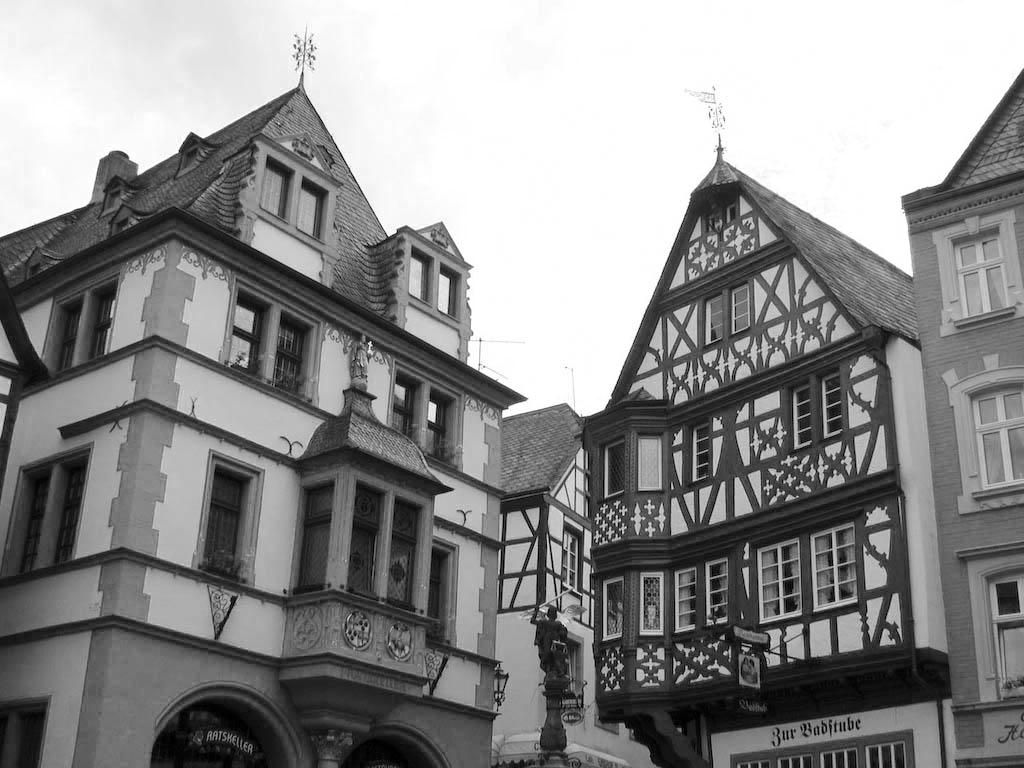
#> input picture 23oct/img (5).jpg, 1024 x 768 px
$ python edge.py
#> lines starting #> are read from the running program, lines starting #| are printed output that depends on the picture; after the words box and inside, x2 and y2 are one past the last pixel; in counts of white or black regions, pixels touching at a corner belong together
import cv2
import numpy as np

from scipy import ndimage
from math import sqrt

def magnitude(img1,img2,t):
    newimage=img1[:]
    for i in range(img1.shape[0]):
        for j in range(img1.shape[1]):
            newimage[i][j]=sqrt((img1[i][j]**2+img2[i][j]**2))
            if newimage[i][j]<t:
                newimage[i][j]=0
            else:
                newimage[i][j]=255

    return newimage


image =cv2.imread("img (5).jpg",0)
#> image is the input picture: shape (768, 1024); min 0, max 255, mean 141.3
# print(image)
avg=np.array([[1,1,1],
     [1, 1, 1],
     [1, 1, 1]])
# avg=np.array(avg)

img1=ndimage.convolve(image,avg , mode="constant", cval=0)
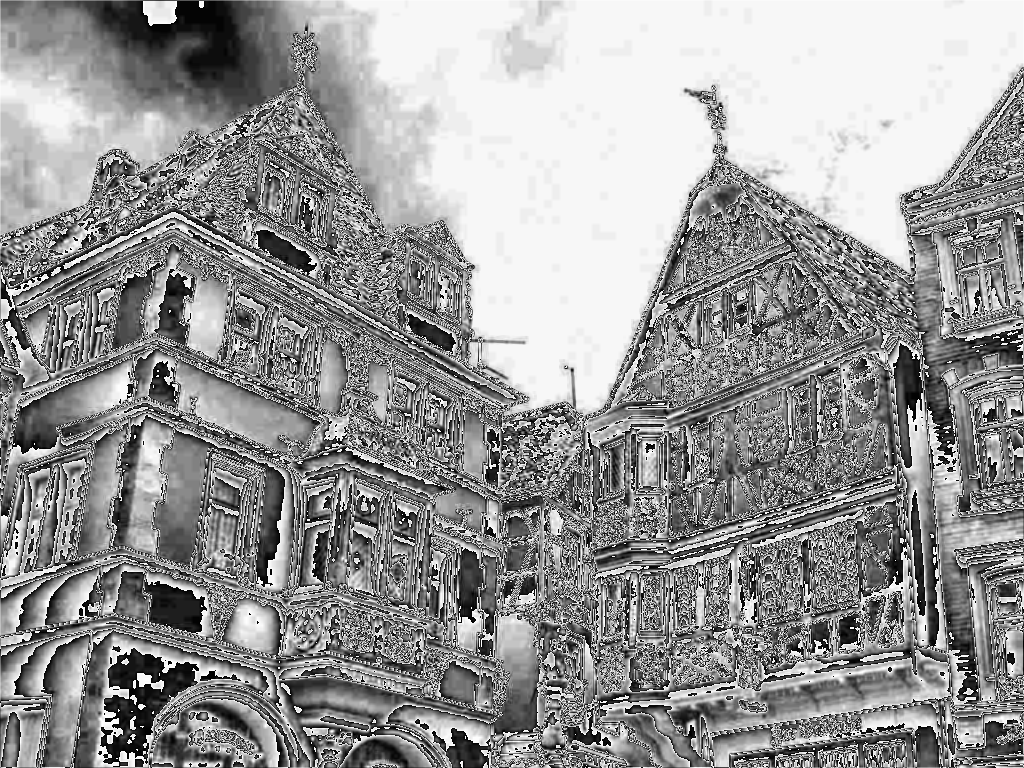
#> img1: shape (768, 1024); min 0, max 255, mean 150.7
img1=img1/9
cv2.imshow("avg",img1)
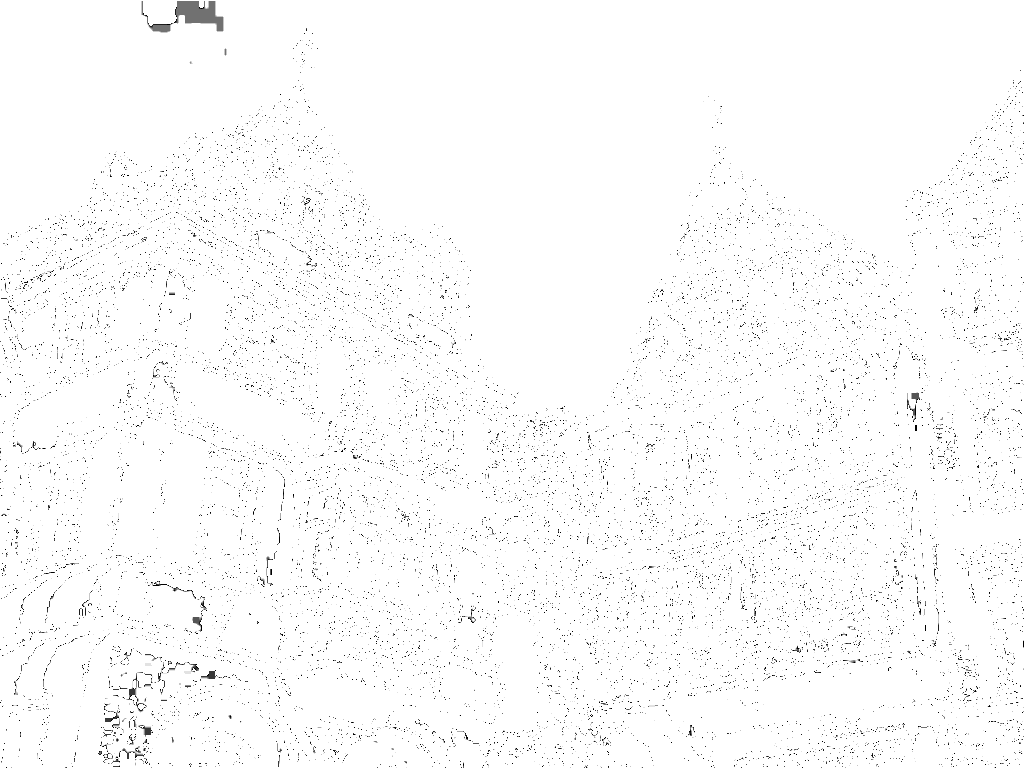
#> window 'avg': shape (768, 1024); min 0, max 255, mean 251.2
vertical_kernel=np.array([[-1,0,1],
                            [-2,0,2],
                            [-1,0,1]])
horizontal_kernel=np.array([[-1,-2,-1],
                         [0,0,0],
                         [1,2,1]])


img1=ndimage.convolve(img1, vertical_kernel, mode="constant", cval=0)
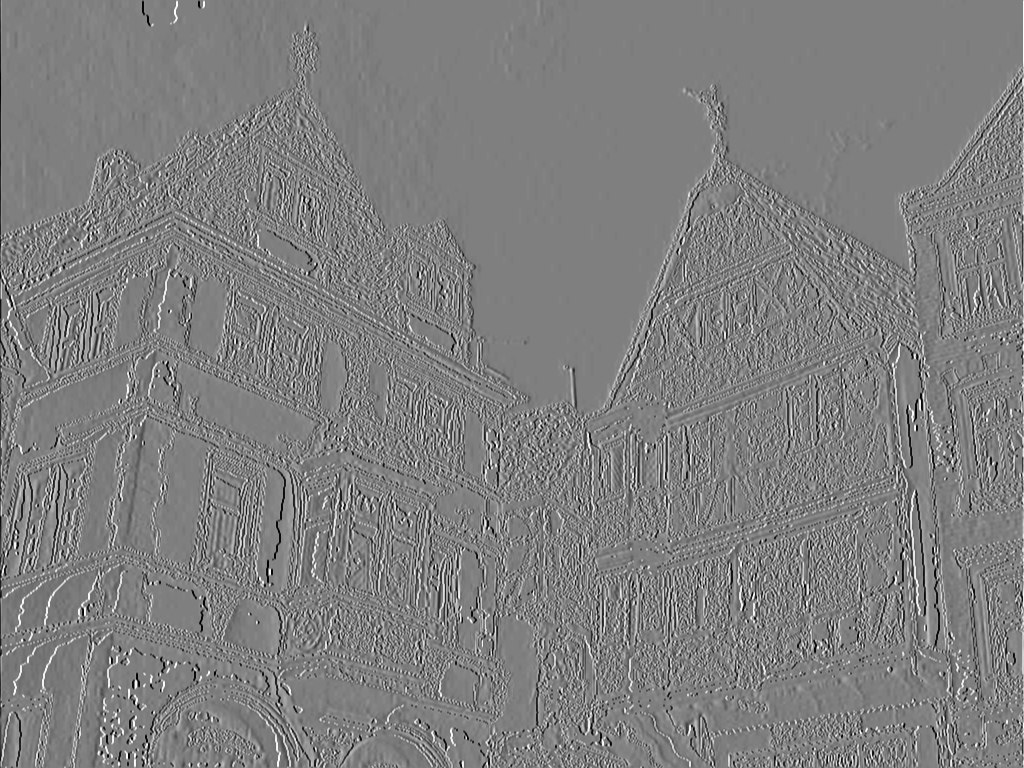
#> img1: shape (768, 1024) float64; min -112.4, max 112.6, mean 0; drawn with min black and max white
img2=ndimage.convolve(img1, horizontal_kernel, mode="constant", cval=0)
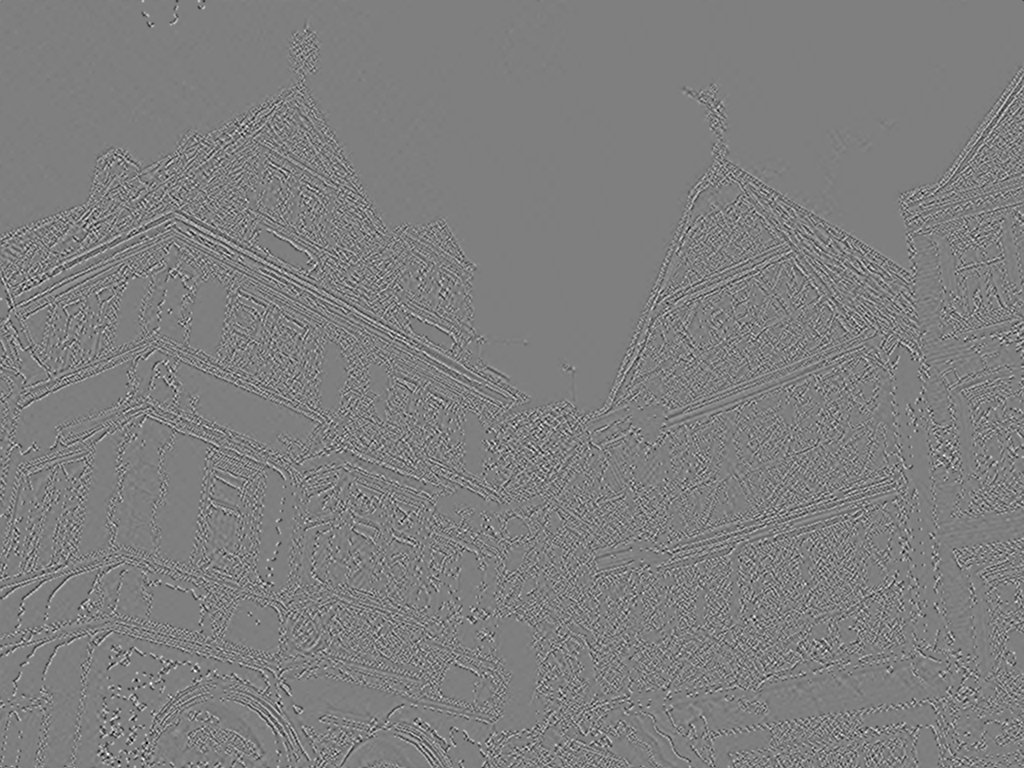
#> img2: shape (768, 1024) float64; min -490.1, max 493.3, mean 0; drawn with min black and max white

img4=magnitude(img1,img2,50)
#> after the loop in magnitude, `for i in range(img1.shape[0]):`:
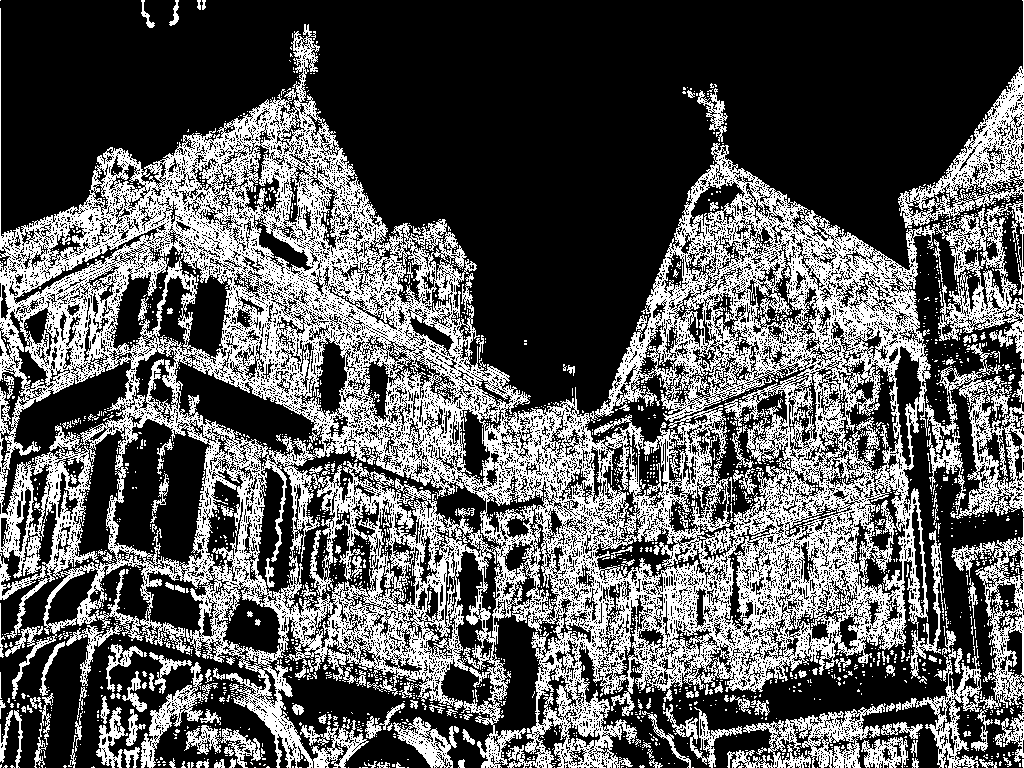
#> newimage: shape (768, 1024) float64; 34.8% white in thin lines or dots
cv2.imshow("edges",img4)
cv2.waitKey(0)
cv2.destroyAllWindows()

$ run again, with 23oct/img (2).jpg copied over 23oct/img (5).jpg
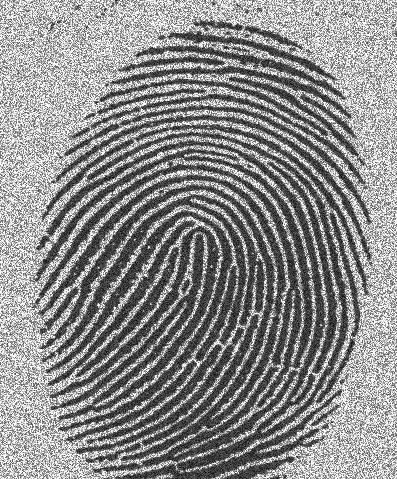
#> input picture 23oct/img (2).jpg, 397 x 479 px
#> image is the input picture: shape (479, 397); min 0, max 255, mean 138.8
#> `img2=ndimage.convolve(img1, horizontal_kernel, mode="constant", cval=0)`:
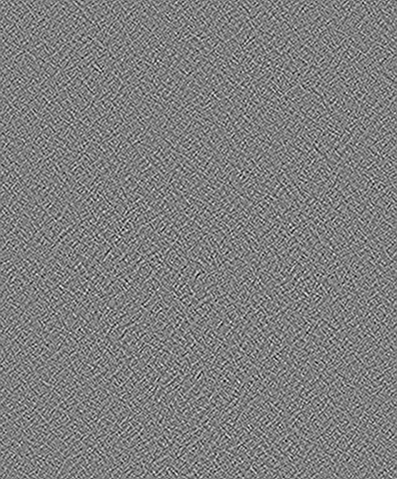
#> img2: shape (479, 397) float64; min -356.4, max 355.8, mean 0; drawn with min black and max white
#> after the loop in magnitude, `for i in range(img1.shape[0]):`:
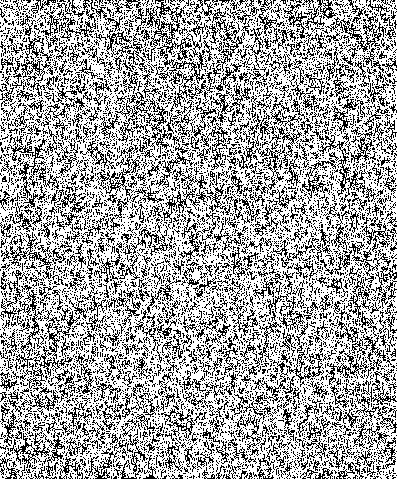
#> newimage: shape (479, 397) float64; 65.5% white; black in thin lines or dots

$ run again, with 23oct/img (3).jpg copied over 23oct/img (5).jpg
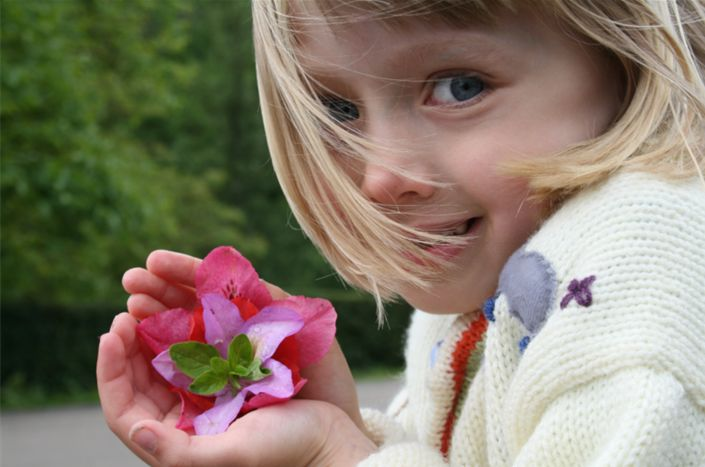
#> input picture 23oct/img (3).jpg, 705 x 467 px
#> `img2=ndimage.convolve(img1, horizontal_kernel, mode="constant", cval=0)`:
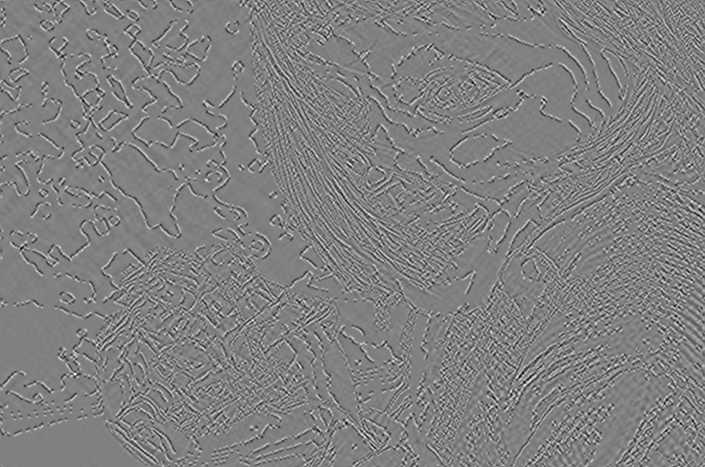
#> img2: shape (467, 705) float64; min -481.2, max 472.1, mean 0; drawn with min black and max white
#> after the loop in magnitude, `for i in range(img1.shape[0]):`:
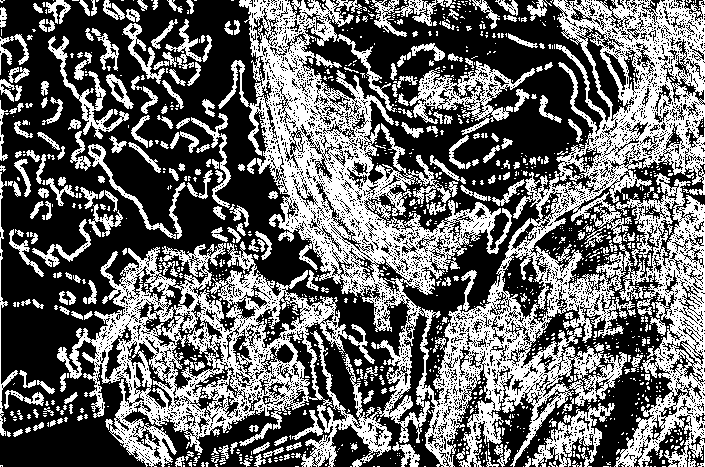
#> newimage: shape (467, 705) float64; 41.1% white; 1262 white regions (991 under 20 px), largest, box (x1, y1, x2, y2) and area: (57, 0, 705, 467) 100360, (409, 61, 535, 135) 2810, (532, 403, 615, 467) 1842
